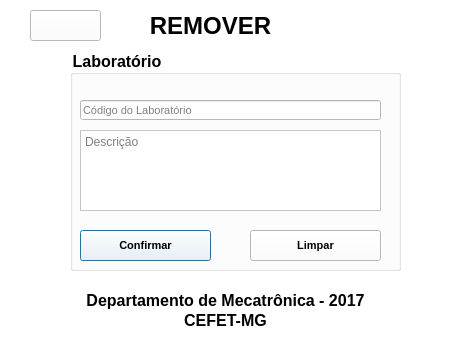
<?xml version="1.0" encoding="UTF-8"?>
<ui version="4.0">
 <class>RemoveLab</class>
 <widget class="QDialog" name="RemoveLab">
  <property name="geometry">
   <rect>
    <x>0</x>
    <y>0</y>
    <width>458</width>
    <height>343</height>
   </rect>
  </property>
  <property name="windowTitle">
   <string>Dialog</string>
  </property>
  <property name="styleSheet">
   <string notr="true">background-color: rgb(255, 255, 255);</string>
  </property>
  <widget class="QLabel" name="label">
   <property name="geometry">
    <rect>
     <x>0</x>
     <y>10</y>
     <width>421</width>
     <height>31</height>
    </rect>
   </property>
   <property name="palette">
    <palette>
     <active>
      <colorrole role="Button">
       <brush brushstyle="SolidPattern">
        <color alpha="255">
         <red>255</red>
         <green>255</green>
         <blue>255</blue>
        </color>
       </brush>
      </colorrole>
      <colorrole role="Base">
       <brush brushstyle="SolidPattern">
        <color alpha="255">
         <red>255</red>
         <green>255</green>
         <blue>255</blue>
        </color>
       </brush>
      </colorrole>
      <colorrole role="Window">
       <brush brushstyle="SolidPattern">
        <color alpha="255">
         <red>255</red>
         <green>255</green>
         <blue>255</blue>
        </color>
       </brush>
      </colorrole>
     </active>
     <inactive>
      <colorrole role="Button">
       <brush brushstyle="SolidPattern">
        <color alpha="255">
         <red>255</red>
         <green>255</green>
         <blue>255</blue>
        </color>
       </brush>
      </colorrole>
      <colorrole role="Base">
       <brush brushstyle="SolidPattern">
        <color alpha="255">
         <red>255</red>
         <green>255</green>
         <blue>255</blue>
        </color>
       </brush>
      </colorrole>
      <colorrole role="Window">
       <brush brushstyle="SolidPattern">
        <color alpha="255">
         <red>255</red>
         <green>255</green>
         <blue>255</blue>
        </color>
       </brush>
      </colorrole>
     </inactive>
     <disabled>
      <colorrole role="Button">
       <brush brushstyle="SolidPattern">
        <color alpha="255">
         <red>255</red>
         <green>255</green>
         <blue>255</blue>
        </color>
       </brush>
      </colorrole>
      <colorrole role="Base">
       <brush brushstyle="SolidPattern">
        <color alpha="255">
         <red>255</red>
         <green>255</green>
         <blue>255</blue>
        </color>
       </brush>
      </colorrole>
      <colorrole role="Window">
       <brush brushstyle="SolidPattern">
        <color alpha="255">
         <red>255</red>
         <green>255</green>
         <blue>255</blue>
        </color>
       </brush>
      </colorrole>
     </disabled>
    </palette>
   </property>
   <property name="font">
    <font>
     <pointsize>18</pointsize>
     <weight>75</weight>
     <bold>true</bold>
    </font>
   </property>
   <property name="text">
    <string>REMOVER</string>
   </property>
   <property name="alignment">
    <set>Qt::AlignCenter</set>
   </property>
  </widget>
  <widget class="QGroupBox" name="groupBox">
   <property name="geometry">
    <rect>
     <x>70</x>
     <y>50</y>
     <width>331</width>
     <height>221</height>
    </rect>
   </property>
   <property name="font">
    <font>
     <pointsize>12</pointsize>
     <weight>75</weight>
     <bold>true</bold>
    </font>
   </property>
   <property name="title">
    <string>Laboratório</string>
   </property>
   <widget class="QLineEdit" name="lineEdit_2">
    <property name="geometry">
     <rect>
      <x>10</x>
      <y>50</y>
      <width>301</width>
      <height>20</height>
     </rect>
    </property>
    <property name="font">
     <font>
      <pointsize>8</pointsize>
      <weight>50</weight>
      <bold>false</bold>
     </font>
    </property>
    <property name="text">
     <string/>
    </property>
    <property name="placeholderText">
     <string>Código do Laboratório</string>
    </property>
   </widget>
   <widget class="QPushButton" name="pushButton_4">
    <property name="geometry">
     <rect>
      <x>10</x>
      <y>180</y>
      <width>131</width>
      <height>31</height>
     </rect>
    </property>
    <property name="font">
     <font>
      <pointsize>8</pointsize>
      <weight>75</weight>
      <bold>true</bold>
     </font>
    </property>
    <property name="text">
     <string>Confirmar</string>
    </property>
   </widget>
   <widget class="QTextEdit" name="textEdit">
    <property name="geometry">
     <rect>
      <x>10</x>
      <y>80</y>
      <width>301</width>
      <height>81</height>
     </rect>
    </property>
    <property name="placeholderText">
     <string>Descrição</string>
    </property>
   </widget>
   <widget class="QPushButton" name="pushButton_5">
    <property name="geometry">
     <rect>
      <x>180</x>
      <y>180</y>
      <width>131</width>
      <height>31</height>
     </rect>
    </property>
    <property name="font">
     <font>
      <pointsize>8</pointsize>
      <weight>75</weight>
      <bold>true</bold>
     </font>
    </property>
    <property name="text">
     <string>Limpar</string>
    </property>
   </widget>
  </widget>
  <widget class="QLabel" name="label_2">
   <property name="geometry">
    <rect>
     <x>0</x>
     <y>290</y>
     <width>451</width>
     <height>20</height>
    </rect>
   </property>
   <property name="font">
    <font>
     <pointsize>12</pointsize>
     <weight>75</weight>
     <bold>true</bold>
    </font>
   </property>
   <property name="text">
    <string>Departamento de Mecatrônica - 2017</string>
   </property>
   <property name="alignment">
    <set>Qt::AlignCenter</set>
   </property>
  </widget>
  <widget class="QLabel" name="label_3">
   <property name="geometry">
    <rect>
     <x>0</x>
     <y>310</y>
     <width>451</width>
     <height>20</height>
    </rect>
   </property>
   <property name="font">
    <font>
     <pointsize>12</pointsize>
     <weight>75</weight>
     <bold>true</bold>
    </font>
   </property>
   <property name="text">
    <string>CEFET-MG</string>
   </property>
   <property name="alignment">
    <set>Qt::AlignCenter</set>
   </property>
  </widget>
  <widget class="QPushButton" name="pushButton">
   <property name="geometry">
    <rect>
     <x>30</x>
     <y>10</y>
     <width>71</width>
     <height>31</height>
    </rect>
   </property>
   <property name="minimumSize">
    <size>
     <width>61</width>
     <height>31</height>
    </size>
   </property>
   <property name="maximumSize">
    <size>
     <width>100</width>
     <height>100</height>
    </size>
   </property>
   <property name="styleSheet">
    <string notr="true">background-image: url(:/img/img/voltar.png);</string>
   </property>
   <property name="text">
    <string/>
   </property>
  </widget>
 </widget>
 <resources/>
 <connections>
  <connection>
   <sender>pushButton</sender>
   <signal>clicked()</signal>
   <receiver>RemoveLab</receiver>
   <slot>close()</slot>
   <hints>
    <hint type="sourcelabel">
     <x>51</x>
     <y>20</y>
    </hint>
    <hint type="destinationlabel">
     <x>43</x>
     <y>68</y>
    </hint>
   </hints>
  </connection>
  <connection>
   <sender>pushButton_5</sender>
   <signal>clicked()</signal>
   <receiver>textEdit</receiver>
   <slot>clear()</slot>
   <hints>
    <hint type="sourcelabel">
     <x>297</x>
     <y>252</y>
    </hint>
    <hint type="destinationlabel">
     <x>271</x>
     <y>181</y>
    </hint>
   </hints>
  </connection>
  <connection>
   <sender>pushButton_5</sender>
   <signal>clicked()</signal>
   <receiver>lineEdit_2</receiver>
   <slot>clear()</slot>
   <hints>
    <hint type="sourcelabel">
     <x>329</x>
     <y>246</y>
    </hint>
    <hint type="destinationlabel">
     <x>316</x>
     <y>112</y>
    </hint>
   </hints>
  </connection>
 </connections>
</ui>
